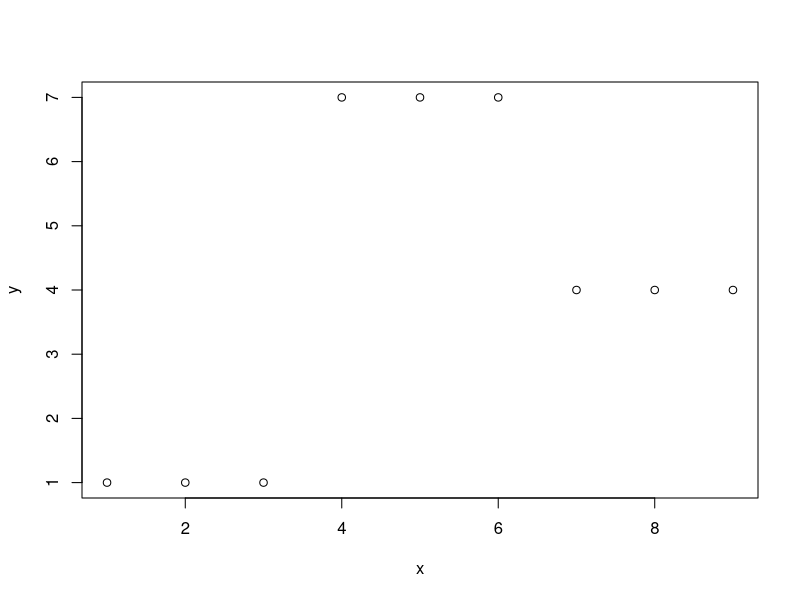

Source code (R): (Note: this script raises an error after producing the figure.)
## Comparison.
set.seed(313)
n = 20
x = sort(sample(1:100, n, replace = TRUE))
x0 = 33
x1 = 66
f = function(x) 0 * (x < x0) + (x - x0) * (x >= x0 & x < x1) + (x1) * (x >= x1)
#f = function(x) 0 * (x < x0) + x0 * (x >= x0 & x < x1) + x1 * (x > x1)
y = f(x) + rbinom(n, 1, 0.7)
#y = f(x)
x = rank(x, ties.method = "min")
y = rank(y, ties.method = "min")


x = 1:10
#x[6] = 5
y = c(1, 1, 2, 1, 3, 4, 3, 2, 6, 3)
z = c(1, 1, 1, 1, 2, 3, 4, 5, 5, 5)

x = 1:9
y = c(rep(1,3), rep(3, 3), rep(2, 3))
x = rank(x, ties.method = "min")
y = rank(y, ties.method = "min")

plot(x, y)
points(x, mon(x, y)[1, ], col = "red", type = "b", lwd = 2)


#' Optimal monotone function
#'
#' @param x,y Input data.
#' @param l The loss. Defaults to absolute value loss.
#' @return A matrix whose rows are the optimal fs.
mon = function(x, y, l = abs) {

  args = lapply(seq(length(x) - 1), function(x) c(0, 1))

  rep_to_z = function(rep) {

    z = x

    for (i in 2:length(x)) if (rep[i - 1] == 1) z[i] = z[i - 1]

    z

  }

  candidates = apply(do.call(expand.grid, args), 1, rep_to_z)

  result = sapply(seq(ncol(candidates)),
                  function(i) risk(candidates[ , i], y, l = l))

  solutions = t(candidates[, result == max(result)])
  solutions

}

#' The risk
#'
#' @param x,y Input data.
#' @param l The loss. Defaults to absolute value loss.
#' @return The risk.

risk = function(x, y, l = abs) {

  ys = cbind(combn(y, 2), combn(rev(y), 2))
  xs = cbind(combn(x, 2), combn(rev(x), 2))

  v = xs[1, ] > xs[2, ]
  u = ys[1, ] > ys[2, ]

  1 - mean(l(u - v)) / mean(l(u - 1))

}
